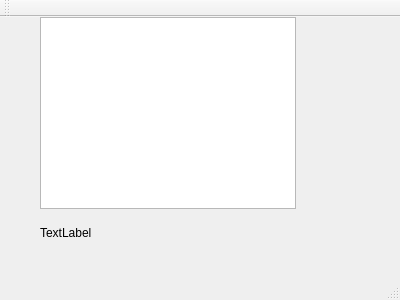
<?xml version="1.0" encoding="UTF-8"?>
<ui version="4.0">
 <class>MainWindow</class>
 <widget class="QMainWindow" name="MainWindow">
  <property name="geometry">
   <rect>
    <x>0</x>
    <y>0</y>
    <width>400</width>
    <height>300</height>
   </rect>
  </property>
  <property name="windowTitle">
   <string>MainWindow</string>
  </property>
  <widget class="QWidget" name="centralWidget">
   <widget class="QTextBrowser" name="textBrowser">
    <property name="geometry">
     <rect>
      <x>40</x>
      <y>0</y>
      <width>256</width>
      <height>192</height>
     </rect>
    </property>
   </widget>
   <widget class="QLabel" name="label">
    <property name="geometry">
     <rect>
      <x>40</x>
      <y>190</y>
      <width>251</width>
      <height>51</height>
     </rect>
    </property>
    <property name="text">
     <string>TextLabel</string>
    </property>
   </widget>
  </widget>
  <widget class="QMenuBar" name="menuBar">
   <property name="geometry">
    <rect>
     <x>0</x>
     <y>0</y>
     <width>400</width>
     <height>21</height>
    </rect>
   </property>
  </widget>
  <widget class="QToolBar" name="mainToolBar">
   <attribute name="toolBarArea">
    <enum>TopToolBarArea</enum>
   </attribute>
   <attribute name="toolBarBreak">
    <bool>false</bool>
   </attribute>
  </widget>
  <widget class="QStatusBar" name="statusBar"/>
 </widget>
 <layoutdefault spacing="6" margin="11"/>
 <resources/>
 <connections/>
</ui>
